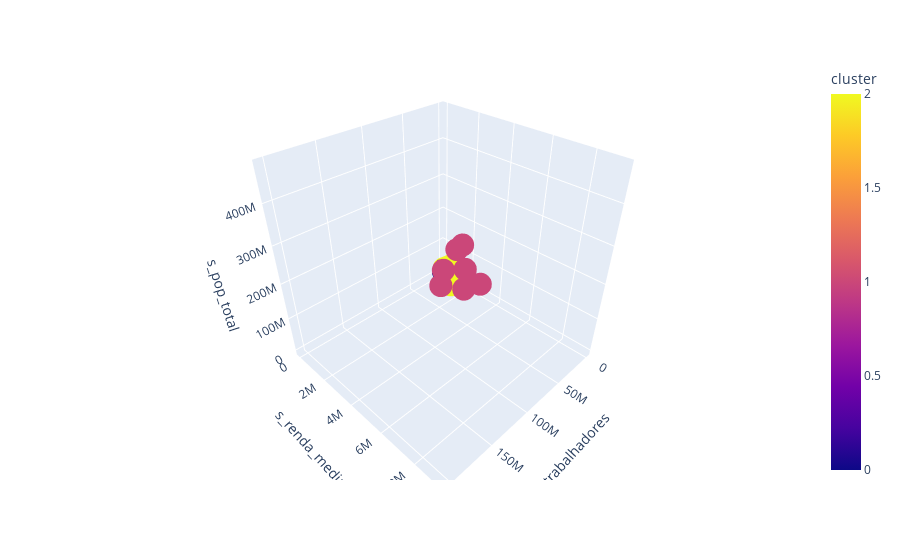

The notebook cell this image was saved under:
### Markdown cell above
## 9.1. Visualization Inspection

### Code cell
fig = px.scatter_3d(df9, x='trabalhadores', y='s_renda_media', z='s_pop_total', color='cluster')
fig.show()

### Figure 1 — Plotly figure (JSON) as saved in the notebook; plotly's stock layout.template omitted (floating-point values rounded to 4 significant figures; data arrays with more than 128 entries replaced by an {"elided": "..."} marker saying what was removed)
{"data": [{"hovertemplate": "trabalhadores=%{x}<br>s_renda_media=%{y}<br>s_pop_total=%{z}<br>cluster=%{marker.color}<extra></extra>", "legendgroup": "", "marker": {"color": {"elided": "6305 int values"}, "coloraxis": "coloraxis", "symbol": "circle"}, "mode": "markers", "name": "", "scene": "scene", "showlegend": false, "type": "scatter3d", "x": {"elided": "6305 float values"}, "y": {"elided": "6305 float values"}, "z": {"elided": "6305 float values"}}], "layout": {"coloraxis": {"colorbar": {"title": {"text": "cluster"}}, "colorscale": [[0, "#0d0887"], [0.1111, "#46039f"], [0.2222, "#7201a8"], [0.3333, "#9c179e"], [0.4444, "#bd3786"], [0.5556, "#d8576b"], [0.6667, "#ed7953"], [0.7778, "#fb9f3a"], [0.8889, "#fdca26"], [1, "#f0f921"]]}, "legend": {"tracegroupgap": 0}, "margin": {"t": 60}, "scene": {"domain": {"x": [0, 1], "y": [0, 1]}, "xaxis": {"title": {"text": "trabalhadores"}}, "yaxis": {"title": {"text": "s_renda_media"}}, "zaxis": {"title": {"text": "s_pop_total"}}}}}
